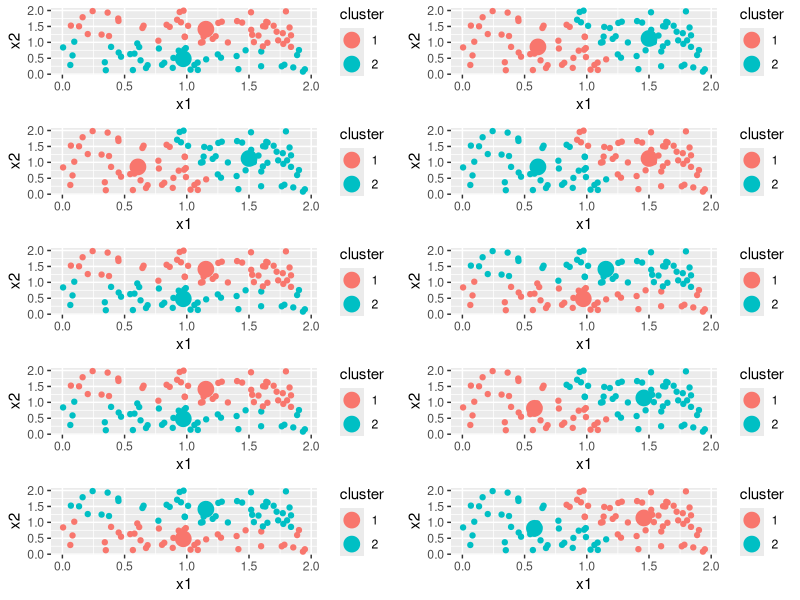
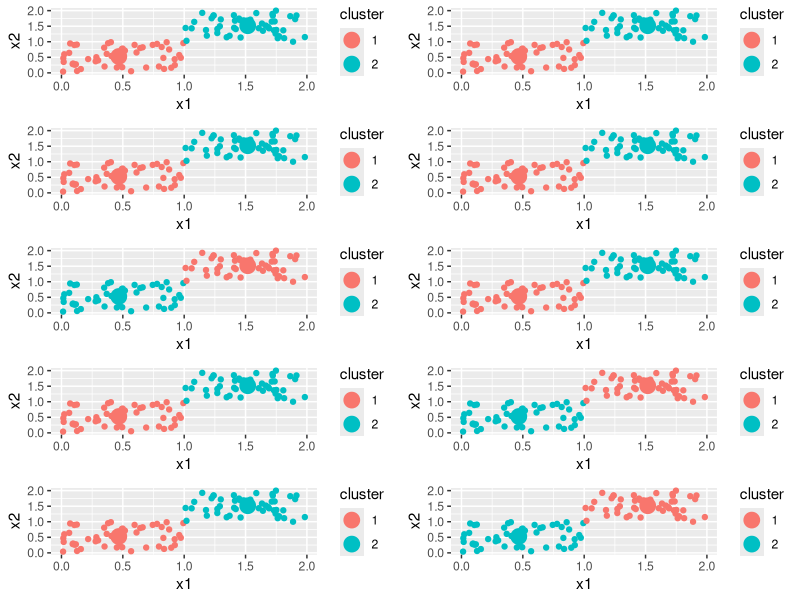

These figures' R source, in order:
## ---- chunk 1
knitr::opts_chunk$set(
  echo = TRUE, fig.width=8, fig.height=4.5, message=FALSE, warning = FALSE
  )
set.seed(76)

library(tidyverse)
graph<-vector("list",10)
## ---- chunk 2
observations_1 <- read_csv("data/observations_1.csv")
observations_2 <- read_csv("data/observations_2.csv")
observations <- observations_1
cluster_center_list <- list()
mutated_observation_list <- list()
set.seed(1002)
for (i in 1:10){
  k <- 2
  k_means_results <- kmeans(observations, centers = k)
  clusters <- k_means_results$cluster
  cluster_centers <- k_means_results$centers
  
  # Add cluster results to observations. Note we convert to factor since cluster
  # ID's should be treated as categorical
  dataframe <- data.frame(x1 = observations[,1], x2 = observations[,2], cluster = as.factor(clusters))
  mutated_observation_list[[i]] <- dataframe

  # Add cluster ID's to cluster_centers
  cluster_centers <- cluster_centers %>% 
    as_tibble() %>% 
    mutate(cluster=as.factor(1:k))
  cluster_center_list[[i]] <- cluster_centers
}

plots <- list()

for (i in 1:10){
  plot <- ggplot(NULL, aes(x=x1, y=x2, col=cluster)) +
  geom_point(data=mutated_observation_list[[i]]) +
  geom_point(data=cluster_center_list[[i]], size=5)
  
  plots[[i]] <- plot
}

cowplot::plot_grid(plotlist = plots, nrow = 5, ncol = 2)
## ---- chunk 3
 #Set observations to be one of two datasets
observations <- observations_2

cluster_center_list <- list()
mutated_observation_list <- list()
set.seed(1002)
for (i in 1:10){
  k <- 2
  k_means_results <- kmeans(observations, centers = k)
  clusters <- k_means_results$cluster
  cluster_centers <- k_means_results$centers
  
  # Add cluster results to observations. Note we convert to factor since cluster
  # ID's should be treated as categorical
  dataframe <- data.frame(x1 = observations[,1], x2 = observations[,2], cluster = as.factor(clusters))
  mutated_observation_list[[i]] <- dataframe

  # Add cluster ID's to cluster_centers
  cluster_centers <- cluster_centers %>% 
    as_tibble() %>% 
    mutate(cluster=as.factor(1:k))
  cluster_center_list[[i]] <- cluster_centers
}

plots <- list()

for (i in 1:10){
  plot <- ggplot(NULL, aes(x=x1, y=x2, col=cluster)) +
  geom_point(data=mutated_observation_list[[i]]) +
  geom_point(data=cluster_center_list[[i]], size=5)
  
  plots[[i]] <- plot
}

cowplot::plot_grid(plotlist = plots, nrow = 5, ncol = 2)
